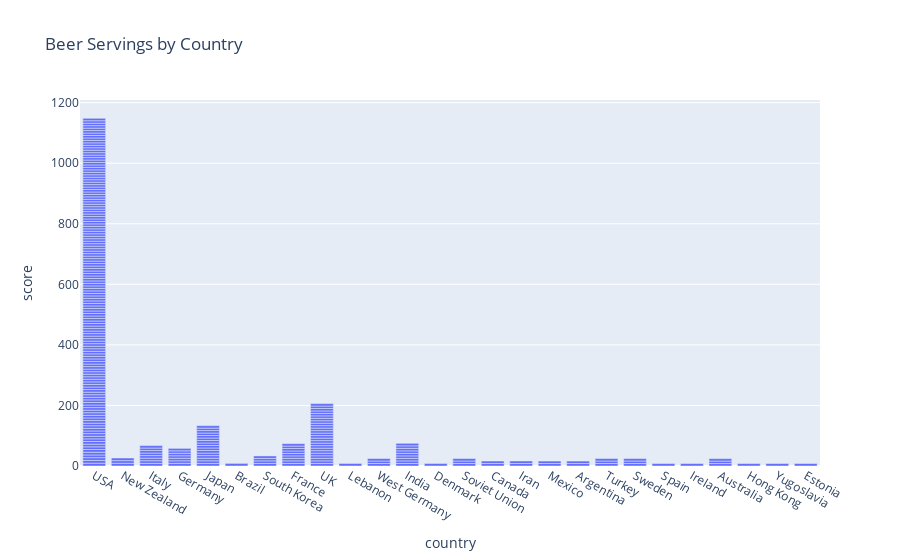

Notebook code for this chart:
### Markdown cell above
### Построить любой график (связанный с вашими данными) с помощью plotly

### Code cell
import plotly.express as px


fig = px.bar(df, x='country', y='score', title='Beer Servings by Country')
fig.show()

### Figure 1 — Plotly figure (JSON) as saved in the notebook; plotly's stock layout.template omitted (floating-point values rounded to 4 significant figures; data arrays with more than 128 entries replaced by an {"elided": "..."} marker saying what was removed)
{"data": [{"alignmentgroup": "True", "hovertemplate": "country=%{x}<br>score=%{y}<extra></extra>", "legendgroup": "", "marker": {"color": "#636efa", "pattern": {"shape": ""}}, "name": "", "offsetgroup": "", "orientation": "v", "showlegend": false, "textposition": "auto", "type": "bar", "x": {"elided": "250 str values"}, "xaxis": "x", "y": {"elided": "250 float values"}, "yaxis": "y"}], "layout": {"barmode": "relative", "legend": {"tracegroupgap": 0}, "title": {"text": "Beer Servings by Country"}, "xaxis": {"anchor": "y", "domain": [0, 1], "title": {"text": "country"}}, "yaxis": {"anchor": "x", "domain": [0, 1], "title": {"text": "score"}}}}
